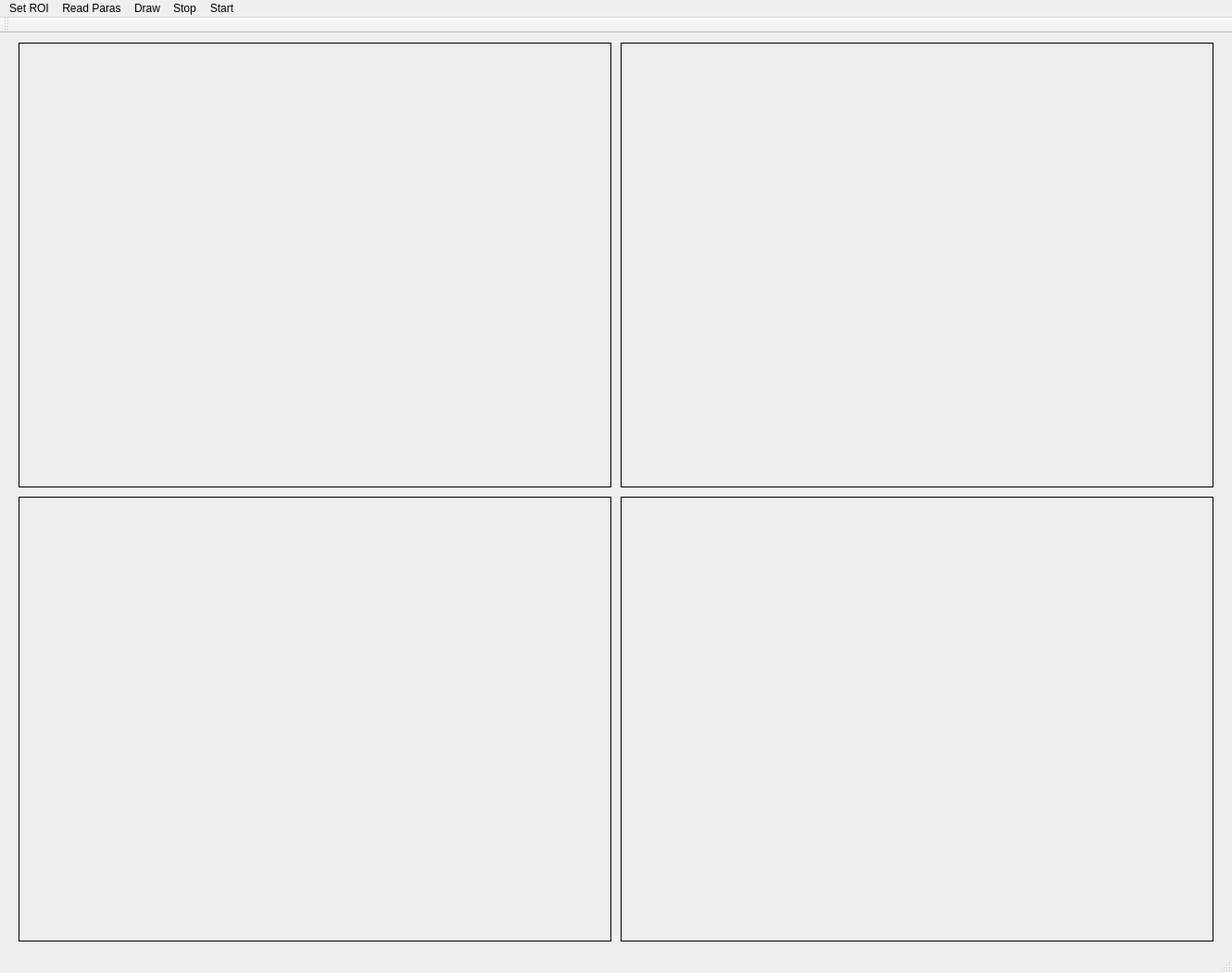
<?xml version="1.0" encoding="UTF-8"?>
<ui version="4.0">
 <class>MainWindow</class>
 <widget class="QMainWindow" name="MainWindow">
  <property name="geometry">
   <rect>
    <x>0</x>
    <y>0</y>
    <width>1330</width>
    <height>1050</height>
   </rect>
  </property>
  <property name="windowTitle">
   <string>MainWindow</string>
  </property>
  <widget class="QWidget" name="centralWidget">
   <widget class="QLabel" name="label">
    <property name="geometry">
     <rect>
      <x>20</x>
      <y>10</y>
      <width>640</width>
      <height>480</height>
     </rect>
    </property>
    <property name="frameShape">
     <enum>QFrame::Box</enum>
    </property>
    <property name="text">
     <string/>
    </property>
   </widget>
   <widget class="QLabel" name="label_2">
    <property name="geometry">
     <rect>
      <x>670</x>
      <y>10</y>
      <width>640</width>
      <height>480</height>
     </rect>
    </property>
    <property name="frameShape">
     <enum>QFrame::Box</enum>
    </property>
    <property name="text">
     <string/>
    </property>
   </widget>
   <widget class="QLabel" name="label_3">
    <property name="geometry">
     <rect>
      <x>20</x>
      <y>500</y>
      <width>640</width>
      <height>480</height>
     </rect>
    </property>
    <property name="frameShape">
     <enum>QFrame::Box</enum>
    </property>
    <property name="text">
     <string/>
    </property>
   </widget>
   <widget class="QLabel" name="label_4">
    <property name="geometry">
     <rect>
      <x>670</x>
      <y>500</y>
      <width>640</width>
      <height>480</height>
     </rect>
    </property>
    <property name="frameShape">
     <enum>QFrame::Box</enum>
    </property>
    <property name="text">
     <string/>
    </property>
   </widget>
  </widget>
  <widget class="QMenuBar" name="menuBar">
   <property name="geometry">
    <rect>
     <x>0</x>
     <y>0</y>
     <width>1330</width>
     <height>31</height>
    </rect>
   </property>
   <widget class="QMenu" name="menuSet_ROI">
    <property name="title">
     <string>Set ROI</string>
    </property>
    <addaction name="actionPeople_ROI_1"/>
    <addaction name="actionThing_ROI"/>
    <addaction name="actionPeople_ROI_2"/>
    <addaction name="actionHand_ROI_1"/>
    <addaction name="actionHand_ROI_2"/>
   </widget>
   <widget class="QMenu" name="menuRead_Parameter">
    <property name="title">
     <string>Read Paras</string>
    </property>
    <addaction name="actionLoad_all_parameter"/>
    <addaction name="actionLoad_cam1"/>
    <addaction name="actionLoad_cam2"/>
    <addaction name="actionLoad_cam3"/>
    <addaction name="actionLoad_cam4"/>
   </widget>
   <widget class="QMenu" name="menuShow">
    <property name="title">
     <string>Draw</string>
    </property>
    <widget class="QMenu" name="menuDrawID">
     <property name="title">
      <string>drawID</string>
     </property>
     <addaction name="actionDrawIDYes"/>
     <addaction name="actionDrawIDNo"/>
    </widget>
    <widget class="QMenu" name="menuDrawSkeleton">
     <property name="title">
      <string>drawSkeleton</string>
     </property>
     <addaction name="actionDrawSkeletonYes"/>
     <addaction name="actionDrawSkeletonNo"/>
    </widget>
    <widget class="QMenu" name="menuDrawTrajectory">
     <property name="title">
      <string>drawTrajectory</string>
     </property>
     <addaction name="actiontrajectory_Yes"/>
     <addaction name="actiontrajectory_No"/>
    </widget>
    <widget class="QMenu" name="menuDrawBox">
     <property name="title">
      <string>drawBox</string>
     </property>
     <addaction name="actionDrawBoxYes"/>
     <addaction name="actionDrawBoxNo"/>
    </widget>
    <addaction name="menuDrawTrajectory"/>
    <addaction name="menuDrawSkeleton"/>
    <addaction name="menuDrawID"/>
    <addaction name="menuDrawBox"/>
   </widget>
   <widget class="QMenu" name="menuStop">
    <property name="title">
     <string>Stop</string>
    </property>
    <addaction name="actionStop_cam1"/>
    <addaction name="actionStop_cam2"/>
    <addaction name="actionStop_cam3"/>
    <addaction name="actionStop_cam4"/>
   </widget>
   <widget class="QMenu" name="menuStart">
    <property name="title">
     <string>Start</string>
    </property>
    <addaction name="actionStart_cam1"/>
    <addaction name="actionStart_cam2"/>
    <addaction name="actionStart_cam3"/>
    <addaction name="actionStart_cam4"/>
   </widget>
   <addaction name="menuSet_ROI"/>
   <addaction name="menuRead_Parameter"/>
   <addaction name="menuShow"/>
   <addaction name="menuStop"/>
   <addaction name="menuStart"/>
  </widget>
  <widget class="QToolBar" name="mainToolBar">
   <attribute name="toolBarArea">
    <enum>TopToolBarArea</enum>
   </attribute>
   <attribute name="toolBarBreak">
    <bool>false</bool>
   </attribute>
  </widget>
  <widget class="QStatusBar" name="statusBar"/>
  <action name="actionPeople_ROI_1">
   <property name="text">
    <string>People ROI 1 </string>
   </property>
  </action>
  <action name="actionThing_ROI">
   <property name="text">
    <string>Thing ROI</string>
   </property>
  </action>
  <action name="actionPeople_ROI_2">
   <property name="text">
    <string>People ROI 2</string>
   </property>
  </action>
  <action name="actionHand_ROI_1">
   <property name="text">
    <string>Hand ROI 1</string>
   </property>
  </action>
  <action name="actionHand_ROI_2">
   <property name="text">
    <string>Hand ROI 2</string>
   </property>
  </action>
  <action name="actionLoad_all_parameter">
   <property name="text">
    <string>load_all_parameter</string>
   </property>
  </action>
  <action name="actionLoad_cam1">
   <property name="text">
    <string>load_cam1</string>
   </property>
  </action>
  <action name="actionLoad_cam2">
   <property name="text">
    <string>load_cam2</string>
   </property>
  </action>
  <action name="actionLoad_cam3">
   <property name="text">
    <string>load_cam3</string>
   </property>
  </action>
  <action name="actionLoad_cam4">
   <property name="text">
    <string>load_cam4</string>
   </property>
  </action>
  <action name="actionDrawIDYes">
   <property name="checkable">
    <bool>false</bool>
   </property>
   <property name="text">
    <string>yes</string>
   </property>
  </action>
  <action name="actionDrawIDNo">
   <property name="checkable">
    <bool>false</bool>
   </property>
   <property name="text">
    <string>no</string>
   </property>
  </action>
  <action name="actionDrawSkeletonYes">
   <property name="checkable">
    <bool>false</bool>
   </property>
   <property name="text">
    <string>yes</string>
   </property>
  </action>
  <action name="actionDrawSkeletonNo">
   <property name="checkable">
    <bool>false</bool>
   </property>
   <property name="text">
    <string>no</string>
   </property>
  </action>
  <action name="actiontrajectory_Yes">
   <property name="checkable">
    <bool>false</bool>
   </property>
   <property name="text">
    <string>yes</string>
   </property>
  </action>
  <action name="actiontrajectory_No">
   <property name="checkable">
    <bool>false</bool>
   </property>
   <property name="text">
    <string>no</string>
   </property>
  </action>
  <action name="actionStop_cam1">
   <property name="checkable">
    <bool>false</bool>
   </property>
   <property name="enabled">
    <bool>true</bool>
   </property>
   <property name="text">
    <string>stop_cam1</string>
   </property>
  </action>
  <action name="actionStop_cam2">
   <property name="text">
    <string>stop_cam2</string>
   </property>
  </action>
  <action name="actionStop_cam3">
   <property name="text">
    <string>stop_cam3</string>
   </property>
  </action>
  <action name="actionStop_cam4">
   <property name="text">
    <string>stop_cam4</string>
   </property>
  </action>
  <action name="actionStart_cam1">
   <property name="text">
    <string>start_cam1</string>
   </property>
  </action>
  <action name="actionStart_cam2">
   <property name="text">
    <string>start_cam2</string>
   </property>
  </action>
  <action name="actionStart_cam3">
   <property name="text">
    <string>start_cam3</string>
   </property>
  </action>
  <action name="actionStart_cam4">
   <property name="text">
    <string>start_cam4</string>
   </property>
  </action>
  <action name="actionDrawBoxYes">
   <property name="checkable">
    <bool>false</bool>
   </property>
   <property name="text">
    <string>yes</string>
   </property>
  </action>
  <action name="actionDrawBoxNo">
   <property name="checkable">
    <bool>false</bool>
   </property>
   <property name="text">
    <string>no</string>
   </property>
  </action>
 </widget>
 <layoutdefault spacing="6" margin="11"/>
 <resources/>
 <connections/>
</ui>
